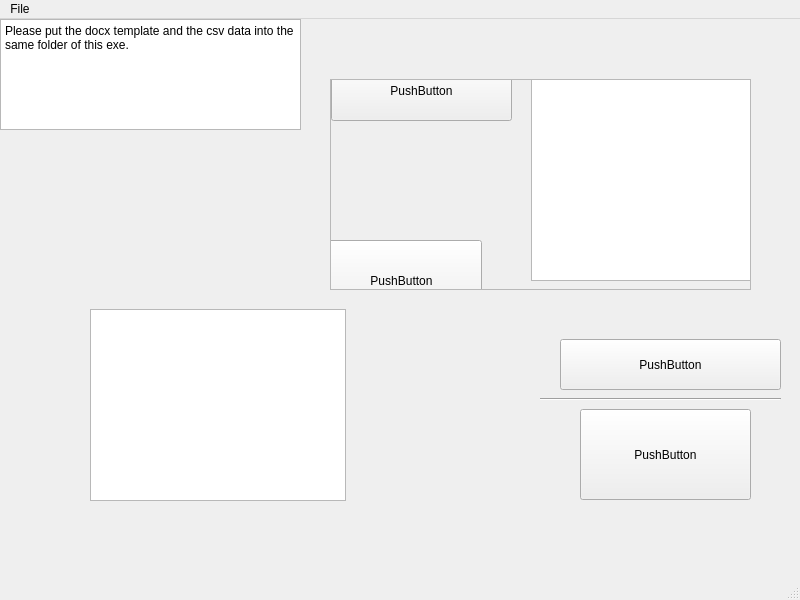
<?xml version="1.0" encoding="UTF-8"?>
<ui version="4.0">
 <class>MainWindow</class>
 <widget class="QMainWindow" name="MainWindow">
  <property name="geometry">
   <rect>
    <x>0</x>
    <y>0</y>
    <width>800</width>
    <height>600</height>
   </rect>
  </property>
  <property name="windowTitle">
   <string>MainWindow</string>
  </property>
  <widget class="QWidget" name="centralwidget">
   <widget class="QTextBrowser" name="textBrowser">
    <property name="geometry">
     <rect>
      <x>0</x>
      <y>0</y>
      <width>301</width>
      <height>111</height>
     </rect>
    </property>
    <property name="html">
     <string>&lt;!DOCTYPE HTML PUBLIC &quot;-//W3C//DTD HTML 4.0//EN&quot; &quot;http://www.w3.org/TR/REC-html40/strict.dtd&quot;&gt;
&lt;html&gt;&lt;head&gt;&lt;meta name=&quot;qrichtext&quot; content=&quot;1&quot; /&gt;&lt;style type=&quot;text/css&quot;&gt;
p, li { white-space: pre-wrap; }
&lt;/style&gt;&lt;/head&gt;&lt;body style=&quot; font-family:'SimSun'; font-size:9pt; font-weight:400; font-style:normal;&quot;&gt;
&lt;p style=&quot; margin-top:0px; margin-bottom:0px; margin-left:0px; margin-right:0px; -qt-block-indent:0; text-indent:0px;&quot;&gt;Please put the docx template and the csv data into the same folder of this exe.&lt;/p&gt;&lt;/body&gt;&lt;/html&gt;</string>
    </property>
   </widget>
   <widget class="QPushButton" name="pushButton">
    <property name="geometry">
     <rect>
      <x>560</x>
      <y>320</y>
      <width>221</width>
      <height>51</height>
     </rect>
    </property>
    <property name="text">
     <string>PushButton</string>
    </property>
   </widget>
   <widget class="QPushButton" name="pushButton_2">
    <property name="geometry">
     <rect>
      <x>580</x>
      <y>390</y>
      <width>171</width>
      <height>91</height>
     </rect>
    </property>
    <property name="text">
     <string>PushButton</string>
    </property>
   </widget>
   <widget class="Line" name="line">
    <property name="geometry">
     <rect>
      <x>540</x>
      <y>370</y>
      <width>241</width>
      <height>20</height>
     </rect>
    </property>
    <property name="orientation">
     <enum>Qt::Horizontal</enum>
    </property>
   </widget>
   <widget class="QScrollArea" name="scrollArea">
    <property name="geometry">
     <rect>
      <x>330</x>
      <y>60</y>
      <width>421</width>
      <height>211</height>
     </rect>
    </property>
    <property name="widgetResizable">
     <bool>true</bool>
    </property>
    <widget class="QWidget" name="scrollAreaWidgetContents">
     <property name="geometry">
      <rect>
       <x>0</x>
       <y>0</y>
       <width>419</width>
       <height>209</height>
      </rect>
     </property>
     <widget class="QPushButton" name="pushButton_3">
      <property name="geometry">
       <rect>
        <x>0</x>
        <y>-20</y>
        <width>181</width>
        <height>61</height>
       </rect>
      </property>
      <property name="text">
       <string>PushButton</string>
      </property>
     </widget>
     <widget class="QPushButton" name="pushButton_4">
      <property name="geometry">
       <rect>
        <x>-10</x>
        <y>160</y>
        <width>161</width>
        <height>81</height>
       </rect>
      </property>
      <property name="text">
       <string>PushButton</string>
      </property>
     </widget>
     <widget class="QListView" name="listView">
      <property name="geometry">
       <rect>
        <x>200</x>
        <y>-30</y>
        <width>256</width>
        <height>231</height>
       </rect>
      </property>
     </widget>
    </widget>
   </widget>
   <widget class="QTableView" name="tableView">
    <property name="geometry">
     <rect>
      <x>90</x>
      <y>290</y>
      <width>256</width>
      <height>192</height>
     </rect>
    </property>
   </widget>
  </widget>
  <widget class="QMenuBar" name="menubar">
   <property name="geometry">
    <rect>
     <x>0</x>
     <y>0</y>
     <width>800</width>
     <height>22</height>
    </rect>
   </property>
   <widget class="QMenu" name="menucsv_to_docx">
    <property name="title">
     <string>File</string>
    </property>
    <addaction name="actionSave"/>
    <addaction name="actionHelp"/>
    <addaction name="separator"/>
   </widget>
   <addaction name="menucsv_to_docx"/>
  </widget>
  <widget class="QStatusBar" name="statusbar"/>
  <action name="actionSave">
   <property name="text">
    <string>Save</string>
   </property>
  </action>
  <action name="actionHelp">
   <property name="text">
    <string>Help</string>
   </property>
  </action>
 </widget>
 <resources/>
 <connections/>
</ui>
